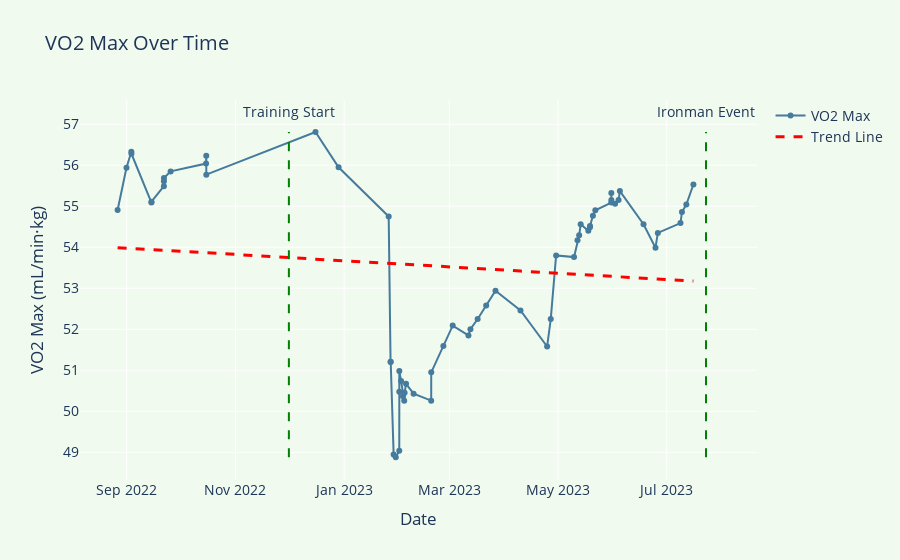

Here is the notebook cell this chart was saved with:
### Code cell
import os
import pandas as pd
import numpy as np
import scipy.stats as stats
import plotly.graph_objects as go
from datetime import datetime

# Paths to save the visualizations and stats
visualizations_path = '/Users/ngirmay/Documents/GitHub/ironman_retrospective/IronMan_2023/body_composition/visualizations/'
stats_path = '/Users/ngirmay/Documents/GitHub/ironman_retrospective/IronMan_2023/body_composition/stats/'

# Ensure the directories exist
os.makedirs(visualizations_path, exist_ok=True)
os.makedirs(stats_path, exist_ok=True)

# Load VO2 Max data
df_vo2_clean = pd.read_csv('/Users/ngirmay/Documents/GitHub/ironman_retrospective/apple_health/health_data_exported/HKQuantityTypeIdentifierVO2Max_2024-04-99_18-31-27_SimpleHealthExportCSV.csv', skiprows=1)
df_vo2_clean['startDate'] = pd.to_datetime(df_vo2_clean['startDate'])
df_vo2_clean.rename(columns={'startDate': 'date', 'value': 'vo2_max'}, inplace=True)

# Ensure all dates are tz-naive for compatibility with Plotly
df_vo2_clean['date'] = df_vo2_clean['date'].dt.tz_localize(None)

# Define important dates
training_start_date = pd.Timestamp("2022-12-01").tz_localize(None)
ironman_event_date = pd.Timestamp("2023-07-23").tz_localize(None)

# Calculate Summary Statistics
mean_vo2_max = df_vo2_clean['vo2_max'].mean()
median_vo2_max = df_vo2_clean['vo2_max'].median()
std_vo2_max = df_vo2_clean['vo2_max'].std()
min_vo2_max = df_vo2_clean['vo2_max'].min()
max_vo2_max = df_vo2_clean['vo2_max'].max()

# Linear regression to get the trend line
x = (df_vo2_clean['date'] - df_vo2_clean['date'].min()).dt.days.values
y = df_vo2_clean['vo2_max'].values
slope, intercept, r_value, p_value, std_err = stats.linregress(x, y)

# Trend Line
trend_line = intercept + slope * x

# Enhanced VO2 Max Trend Analysis with vertical lines for events
def enhanced_vo2_max_trend(df, file_name):
    fig = go.Figure()

    # VO2 Max data points
    fig.add_trace(go.Scatter(x=df['date'], y=y, mode='markers+lines', name='VO2 Max',
                            marker=dict(color='#457b9d', size=6),  # Reduced marker size
                            line=dict(color='#457b9d', width=2)))  # Line color and size to match second plot

    # Trend line (Dashed Red)
    fig.add_trace(go.Scatter(x=df['date'], y=trend_line, mode='lines', name='Trend Line',
                            line=dict(color='red', width=3, dash='dash')))  # Updated to dashed line

    # Add vertical lines for training start and Ironman event dates
    fig.add_shape(type="line", x0=training_start_date, x1=training_start_date, y0=min(y), y1=max(y),
              line=dict(color="green", dash="dash"), xref="x", yref="y")
    fig.add_annotation(x=training_start_date, y=max(y)+0.5, text="Training Start", showarrow=False)

    fig.add_shape(type="line", x0=ironman_event_date, x1=ironman_event_date, y0=min(y), y1=max(y),
              line=dict(color="green", dash="dash"), xref="x", yref="y")
    fig.add_annotation(x=ironman_event_date, y=max(y)+0.5, text="Ironman Event", showarrow=False)

    # Customize layout to match second image style
    fig.update_layout(
        title='VO2 Max Over Time',
        xaxis_title='Date',
        yaxis_title='VO2 Max (mL/min·kg)',
        plot_bgcolor='#f1faee',  # Set to light blue to match second plot
        paper_bgcolor='#f1faee',
        font=dict(size=14, color='#1d3557'),
        xaxis=dict(showgrid=True, gridwidth=1, gridcolor='#ffffff'),  # Lightened grid color
        yaxis=dict(showgrid=True, gridwidth=1, gridcolor='#ffffff')
    )

    # Save the figure as an HTML file
    fig.write_html(file_name)
    print(f"VO2 Max trend visualization saved to: {file_name}")

    # Show the plot
    fig.show()

# Save the VO2 Max trend visualization
timestamp = datetime.now().strftime('%Y%m%d_%H%M%S')
vo2_max_file = os.path.join(visualizations_path, f'vo2_max_trend_{timestamp}.html')
enhanced_vo2_max_trend(df_vo2_clean, vo2_max_file)

# Print and save summary statistics
print(f"Summary Statistics:")
print(f"Mean VO2 Max: {mean_vo2_max:.2f} mL/min·kg")
print(f"Median VO2 Max: {median_vo2_max:.2f} mL/min·kg")
print(f"Standard Deviation: {std_vo2_max:.2f}")
print(f"Lowest VO2 Max: {min_vo2_max:.2f} mL/min·kg")
print(f"Highest VO2 Max: {max_vo2_max:.2f} mL/min·kg")
print(f"Trend Line Slope (Rate of Improvement): {slope:.5f} VO2 Max/day")

# Save the summary statistics to a CSV file
stats_file = os.path.join(stats_path, f'vo2_max_stats_{timestamp}.csv')
stats_data = pd.DataFrame({
    'Mean VO2 Max': [mean_vo2_max],
    'Median VO2 Max': [median_vo2_max],
    'Standard Deviation': [std_vo2_max],
    'Lowest VO2 Max': [min_vo2_max],
    'Highest VO2 Max': [max_vo2_max],
    'Trend Line Slope': [slope]
})
stats_data.to_csv(stats_file, index=False)
print(f"VO2 Max statistics saved to: {stats_file}")

### Figure 1 — Plotly figure (JSON) as saved in the notebook; plotly's stock layout.template omitted (floating-point values rounded to 4 significant figures)
{"data": [{"line": {"color": "#457b9d", "width": 2}, "marker": {"color": "#457b9d", "size": 6}, "mode": "markers+lines", "name": "VO2 Max", "type": "scatter", "x": ["2022-08-26T21:51:37", "2022-08-31T21:32:55", "2022-09-03T14:47:21", "2022-09-03T15:54:16", "2022-09-14T21:22:53", "2022-09-14T21:37:33", "2022-09-21T21:03:13", "2022-09-21T21:21:33", "2022-09-21T21:50:33", "2022-09-25T15:58:43", "2022-10-15T12:43:43", "2022-10-15T15:31:40", "2022-10-15T16:18:12", "2022-12-15T22:04:33", "2022-12-28T21:10:41", "2023-01-25T23:44:30", "2023-01-27T00:56:20", "2023-01-27T02:49:25", "2023-01-28T18:25:56", "2023-01-29T22:51:53", "2023-01-31T22:16:13", "2023-01-31T22:37:48", "2023-01-31T22:59:51", "2023-02-01T22:33:53", "2023-02-02T23:42:48", "2023-02-03T16:54:36", "2023-02-03T22:12:44", "2023-02-04T17:14:03", "2023-02-08T23:01:28", "2023-02-18T20:08:01", "2023-02-18T20:38:20", "2023-02-25T16:03:43", "2023-03-02T21:37:46", "2023-03-11T17:46:12", "2023-03-12T20:20:16", "2023-03-16T21:36:07", "2023-03-21T16:40:42", "2023-03-26T21:40:39", "2023-04-09T22:36:38", "2023-04-24T20:43:22", "2023-04-26T21:47:03", "2023-04-29T21:59:30", "2023-05-09T23:11:17", "2023-05-11T21:57:49", "2023-05-12T20:21:25", "2023-05-13T16:43:38", "2023-05-17T23:43:14", "2023-05-18T21:33:31", "2023-05-18T22:26:46", "2023-05-20T13:21:12", "2023-05-21T22:03:30", "2023-05-30T21:06:52", "2023-05-30T21:19:54", "2023-05-30T21:50:48", "2023-06-02T00:13:00", "2023-06-03T22:45:43", "2023-06-04T16:26:54", "2023-06-17T22:44:29", "2023-06-24T16:08:20", "2023-06-25T23:34:27", "2023-07-08T16:41:59", "2023-07-09T12:12:04", "2023-07-11T22:52:18", "2023-07-15T22:26:31"], "y": [54.91, 55.94, 56.33, 56.28, 55.09, 55.11, 55.49, 55.61, 55.69, 55.85, 56.04, 56.23, 55.77, 56.81, 55.95, 54.75, 51.2, 51.21, 48.95, 48.88, 49.04, 50.48, 50.98, 50.74, 50.37, 50.26, 50.45, 50.67, 50.43, 50.26, 50.95, 51.59, 52.09, 51.85, 52, 52.25, 52.58, 52.94, 52.46, 51.58, 52.25, 53.8, 53.76, 54.17, 54.29, 54.56, 54.4, 54.49, 54.52, 54.77, 54.9, 55.09, 55.32, 55.15, 55.06, 55.15, 55.37, 54.56, 53.99, 54.35, 54.59, 54.86, 55.04, 55.53]}, {"line": {"color": "red", "dash": "dash", "width": 3}, "mode": "lines", "name": "Trend Line", "type": "scatter", "x": ["2022-08-26T21:51:37", "2022-08-31T21:32:55", "2022-09-03T14:47:21", "2022-09-03T15:54:16", "2022-09-14T21:22:53", "2022-09-14T21:37:33", "2022-09-21T21:03:13", "2022-09-21T21:21:33", "2022-09-21T21:50:33", "2022-09-25T15:58:43", "2022-10-15T12:43:43", "2022-10-15T15:31:40", "2022-10-15T16:18:12", "2022-12-15T22:04:33", "2022-12-28T21:10:41", "2023-01-25T23:44:30", "2023-01-27T00:56:20", "2023-01-27T02:49:25", "2023-01-28T18:25:56", "2023-01-29T22:51:53", "2023-01-31T22:16:13", "2023-01-31T22:37:48", "2023-01-31T22:59:51", "2023-02-01T22:33:53", "2023-02-02T23:42:48", "2023-02-03T16:54:36", "2023-02-03T22:12:44", "2023-02-04T17:14:03", "2023-02-08T23:01:28", "2023-02-18T20:08:01", "2023-02-18T20:38:20", "2023-02-25T16:03:43", "2023-03-02T21:37:46", "2023-03-11T17:46:12", "2023-03-12T20:20:16", "2023-03-16T21:36:07", "2023-03-21T16:40:42", "2023-03-26T21:40:39", "2023-04-09T22:36:38", "2023-04-24T20:43:22", "2023-04-26T21:47:03", "2023-04-29T21:59:30", "2023-05-09T23:11:17", "2023-05-11T21:57:49", "2023-05-12T20:21:25", "2023-05-13T16:43:38", "2023-05-17T23:43:14", "2023-05-18T21:33:31", "2023-05-18T22:26:46", "2023-05-20T13:21:12", "2023-05-21T22:03:30", "2023-05-30T21:06:52", "2023-05-30T21:19:54", "2023-05-30T21:50:48", "2023-06-02T00:13:00", "2023-06-03T22:45:43", "2023-06-04T16:26:54", "2023-06-17T22:44:29", "2023-06-24T16:08:20", "2023-06-25T23:34:27", "2023-07-08T16:41:59", "2023-07-09T12:12:04", "2023-07-11T22:52:18", "2023-07-15T22:26:31"], "y": [53.99, 53.98, 53.97, 53.97, 53.95, 53.95, 53.93, 53.93, 53.93, 53.92, 53.87, 53.87, 53.87, 53.71, 53.68, 53.61, 53.6, 53.6, 53.6, 53.6, 53.59, 53.59, 53.59, 53.59, 53.59, 53.59, 53.58, 53.58, 53.57, 53.55, 53.55, 53.53, 53.52, 53.5, 53.49, 53.48, 53.47, 53.46, 53.42, 53.38, 53.38, 53.37, 53.34, 53.34, 53.34, 53.34, 53.32, 53.32, 53.32, 53.32, 53.31, 53.29, 53.29, 53.29, 53.29, 53.28, 53.28, 53.25, 53.23, 53.23, 53.2, 53.19, 53.18, 53.17]}], "layout": {"annotations": [{"showarrow": false, "text": "Training Start", "x": "2022-12-01T00:00:00", "y": 57.31}, {"showarrow": false, "text": "Ironman Event", "x": "2023-07-23T00:00:00", "y": 57.31}], "font": {"color": "#1d3557", "size": 14}, "paper_bgcolor": "#f1faee", "plot_bgcolor": "#f1faee", "shapes": [{"line": {"color": "green", "dash": "dash"}, "type": "line", "x0": "2022-12-01T00:00:00", "x1": "2022-12-01T00:00:00", "xref": "x", "y0": 48.88, "y1": 56.81, "yref": "y"}, {"line": {"color": "green", "dash": "dash"}, "type": "line", "x0": "2023-07-23T00:00:00", "x1": "2023-07-23T00:00:00", "xref": "x", "y0": 48.88, "y1": 56.81, "yref": "y"}], "title": {"text": "VO2 Max Over Time"}, "xaxis": {"gridcolor": "#ffffff", "gridwidth": 1, "showgrid": true, "title": {"text": "Date"}}, "yaxis": {"gridcolor": "#ffffff", "gridwidth": 1, "showgrid": true, "title": {"text": "VO2 Max (mL/min·kg)"}}}}
